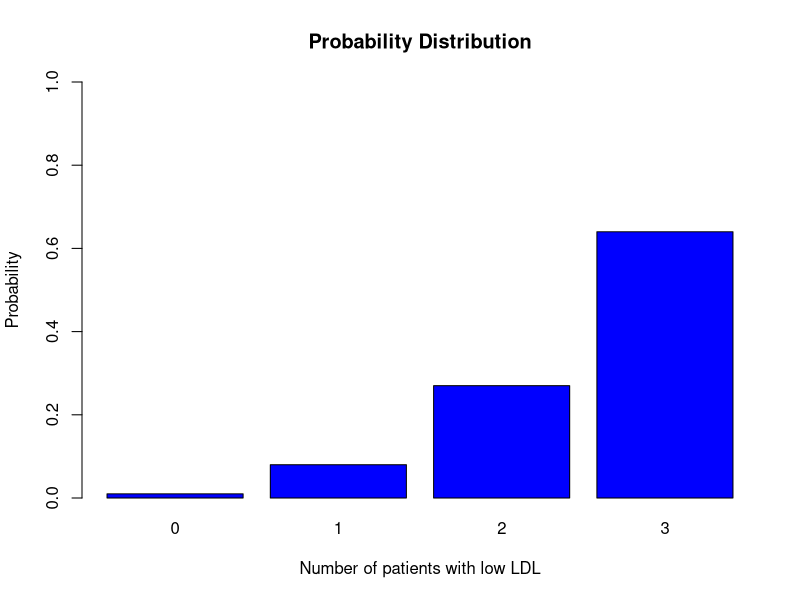
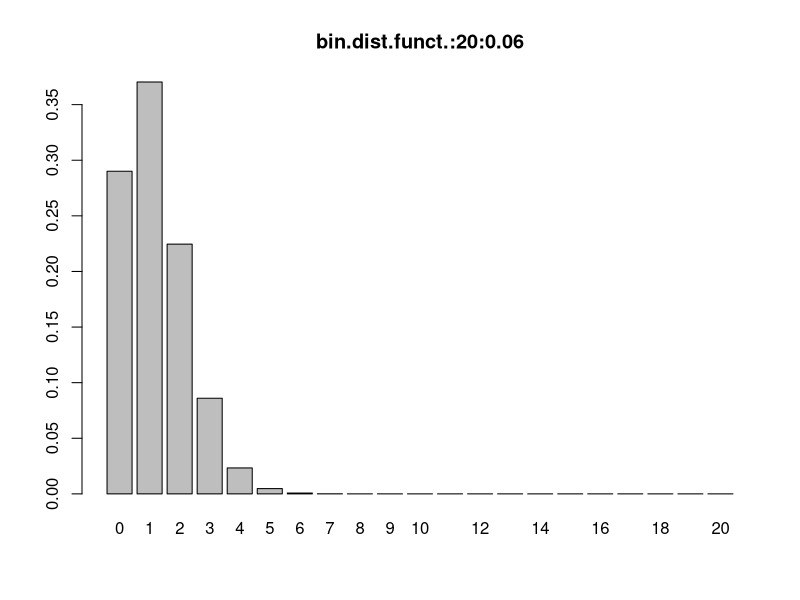
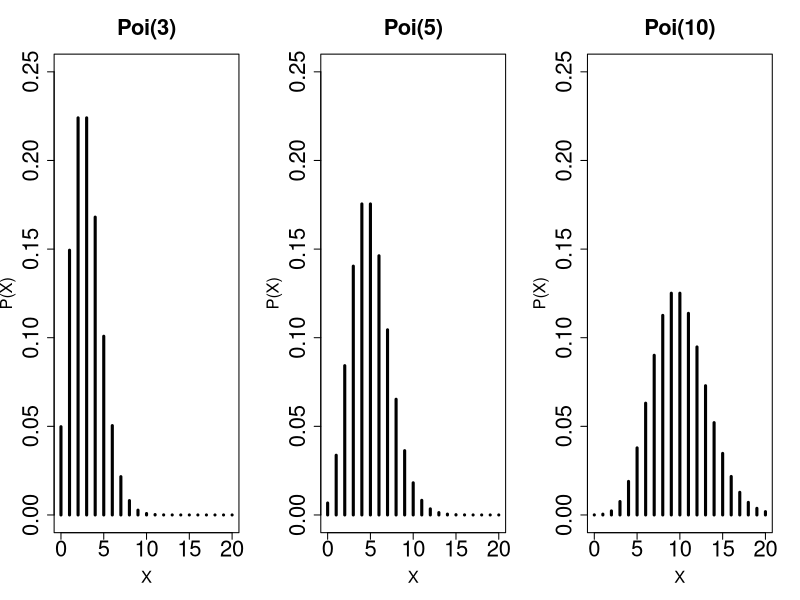

These charts were generated, in order, by the following R code:
################################################################
#             Biostatistical Methods I: Lecture 4              #
#   Discrete probability distributions: Binomial and Poisson   #
#           Author: Cody Chiuzan; Date: Sept 12, 2017          #
################################################################


# Probability Distribution Chart

# Probabilities that 0, 1, 2, or all 3 patients will respond to medication

x<-c(0.01,0.08, 0.27, 0.64)
barplot(x, col="blue", main="Probability Distribution", xlab="Number of patients with low LDL", ylab="Probability", names.arg=c(0,1,2,3),ylim=c(0,1))

######################################
#       Binomial Distribution        #
######################################

# Calculate binomial probabilites
# n=20 households, p=0.06 prob of developing asthma
dbinom(5, 20, 0.06)

# Try n=100
dbinom(5, 100, 0.06)


# Calculate prob of having at least 10 infants wiht asthma: P(X >= 10)= 1 -P(X<=9)
# pbinom() gives the cumulative probabilities: P(X<=9)
1-pbinom(9, 20, 0.06)


# Graph binomial distribution
bin_graph<-function(n,p){
  x<-dbinom(0:n, size=n, prob=p)
  barplot(x, names.arg=0:n, main=sprintf(paste('bin.dist.funct.',n,p,sep=':')))
}

# Call the function for n=20 and p=0.06
bin_graph(20,0.06)

######################################
#       Poisson Distribution        #
######################################

# Calculate Poisson probabilities

# Lambda = 10 calls/hour 
# Calculate prob of having exactly 4 calls in the next hour: P(X=4)
dpois(4, 10)

# Calculate prob of receving mostly 8 calls in one hour: P(X<=8)
# ppois() gives the cumulative probabilities

ppois(8,10)


# Observe the shape of different Poission distributions
par(mfrow = c(1, 3)) 

# Parameter lambda=3
plot(0:20, dpois(0:20,3),type='h', ylim=c(0,0.25),
     xlab='X', main ='Poi(3)', ylab='P(X)', lwd=3, cex.lab=1.5, cex.axis=2, cex.main=2) 

# Parameter lambda=5
plot(0:20, dpois(0:20,5),type='h', ylim=c(0,0.25),
     xlab='X', main ='Poi(5)', ylab='P(X)', lwd=3, cex.lab=1.5, cex.axis=2, cex.main=2) 

# Parameter lambda=10
plot(0:20, dpois(0:20,10),type='h',ylim=c(0,0.25),
     xlab='X', main ='Poi(10)', ylab='P(X)', lwd=3, cex.lab=1.5, cex.axis=2, cex.main=2) 
